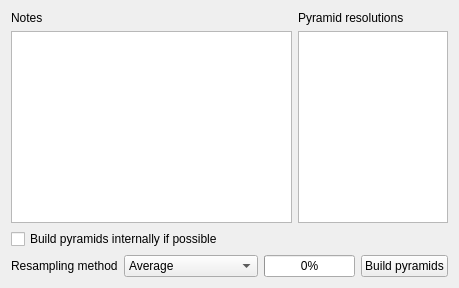
     <widget class="QWidget" name="tabPagePyramids">
      <attribute name="title">
       <string>Pyramids</string>
      </attribute>
      <layout class="QGridLayout">
       <item row="0" column="0">
        <widget class="QLabel" name="label_3">
         <property name="text">
          <string>Notes</string>
         </property>
        </widget>
       </item>
       <item row="0" column="3" colspan="2">
        <widget class="QLabel" name="textLabel5">
         <property name="text">
          <string>Pyramid resolutions</string>
         </property>
        </widget>
       </item>
       <item row="1" column="0" colspan="3">
        <widget class="QTextEdit" name="tePyramidDescription">
         <property name="sizePolicy">
          <sizepolicy hsizetype="Expanding" vsizetype="Expanding">
           <horstretch>5</horstretch>
           <verstretch>0</verstretch>
          </sizepolicy>
         </property>
         <property name="html">
          <string>&lt;!DOCTYPE HTML PUBLIC &quot;-//W3C//DTD HTML 4.0//EN&quot; &quot;http://www.w3.org/TR/REC-html40/strict.dtd&quot;&gt;
&lt;html&gt;&lt;head&gt;&lt;meta name=&quot;qrichtext&quot; content=&quot;1&quot; /&gt;&lt;style type=&quot;text/css&quot;&gt;
p, li { white-space: pre-wrap; }
&lt;/style&gt;&lt;/head&gt;&lt;body style=&quot; font-family:'Sans'; font-size:10pt; font-weight:400; font-style:normal;&quot;&gt;
&lt;p style=&quot;-qt-paragraph-type:empty; margin-top:0px; margin-bottom:0px; margin-left:0px; margin-right:0px; -qt-block-indent:0; text-indent:0px; font-family:'Sans Serif'; font-size:9pt;&quot;&gt;&lt;/p&gt;&lt;/body&gt;&lt;/html&gt;</string>
         </property>
        </widget>
       </item>
       <item row="1" column="3" colspan="2">
        <widget class="QListWidget" name="lbxPyramidResolutions">
         <property name="sizePolicy">
          <sizepolicy hsizetype="Preferred" vsizetype="Expanding">
           <horstretch>0</horstretch>
           <verstretch>0</verstretch>
          </sizepolicy>
         </property>
         <property name="maximumSize">
          <size>
           <width>150</width>
           <height>32767</height>
          </size>
         </property>
         <property name="selectionMode">
          <enum>QAbstractItemView::MultiSelection</enum>
         </property>
        </widget>
       </item>
       <item row="2" column="0" colspan="5">
        <widget class="QCheckBox" name="cbxInternalPyramids">
         <property name="text">
          <string>Build pyramids internally if possible</string>
         </property>
        </widget>
       </item>
       <item row="3" column="0">
        <widget class="QLabel" name="textLabel4_2">
         <property name="text">
          <string>Resampling method</string>
         </property>
         <property name="buddy">
          <cstring>cboResamplingMethod</cstring>
         </property>
        </widget>
       </item>
       <item row="3" column="1">
        <widget class="QComboBox" name="cboResamplingMethod">
         <item>
          <property name="text">
           <string>Average</string>
          </property>
         </item>
         <item>
          <property name="text">
           <string>Nearest Neighbour</string>
          </property>
         </item>
        </widget>
       </item>
       <item row="3" column="2" colspan="2">
        <widget class="QProgressBar" name="mPyramidProgress">
         <property name="value">
          <number>0</number>
         </property>
        </widget>
       </item>
       <item row="3" column="4">
        <widget class="QPushButton" name="buttonBuildPyramids">
         <property name="text">
          <string>Build pyramids</string>
         </property>
        </widget>
       </item>
      </layout>
     </widget>
